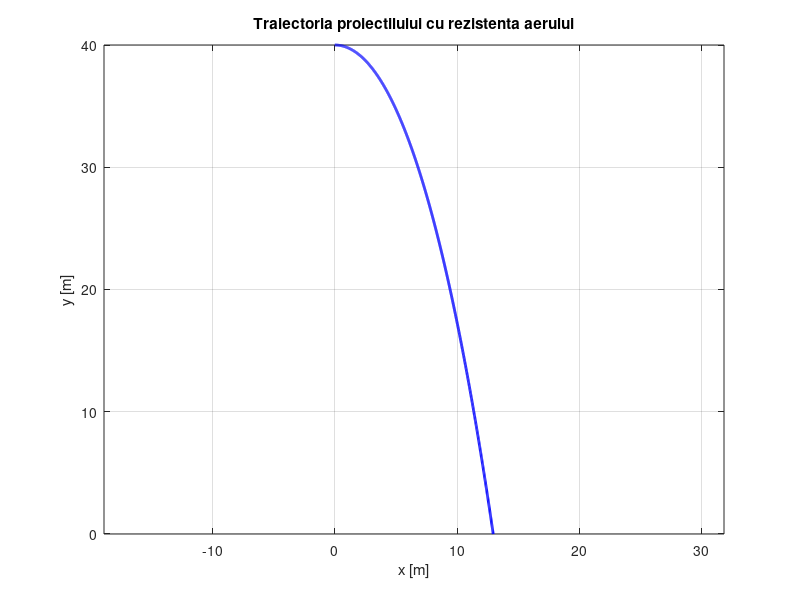

MATLAB code for this plot:
% Date de testare
h = 40;         % inaltime initiala
v0 = 5;         % viteza initiala
k = 0.1;        % coeficient de rezistenta
g = 9.8;        % constanta de greutate
tf = 3;         % timp final
t = linspace(0, tf, 1000);

% Ecuatii analitice
vx = v0 * exp(-k * t);
vy = (g / k) * (exp(-k * t) - 1);
x = (v0 / k) * (1 - exp(-k * t));
y = - (g / k^2) * exp(-k * t) - (g / k) * t + (g / k^2) + h;

% Reprezentare grafica
figure('Name', 'Problema 4 - Traiectorie cu rezistenta aerului', 'NumberTitle', 'off');
plot(x, y, 'b', 'LineWidth', 2);
xlabel('x [m]'); ylabel('y [m]');
title('Traiectoria proiectilului cu rezistenta aerului');
grid on; axis equal;

% Determinare moment impact (cand y ≈ 0)
idx_impact = find(y <= 0, 1);
x_impact = x(idx_impact);
vy_impact = vy(idx_impact);
vx_impact = vx(idx_impact);
v_impact = sqrt(vx_impact^2 + vy_impact^2);

% Afisare rezultate
fprintf('\n--- Problema 4 (cu rezistenta) ---\n');
fprintf('Bataie (x la impact): %.2f m\n', x_impact);
fprintf('Viteza la impact: %.2f m/s (vx = %.2f, vy = %.2f)\n', v_impact, vx_impact, vy_impact);
